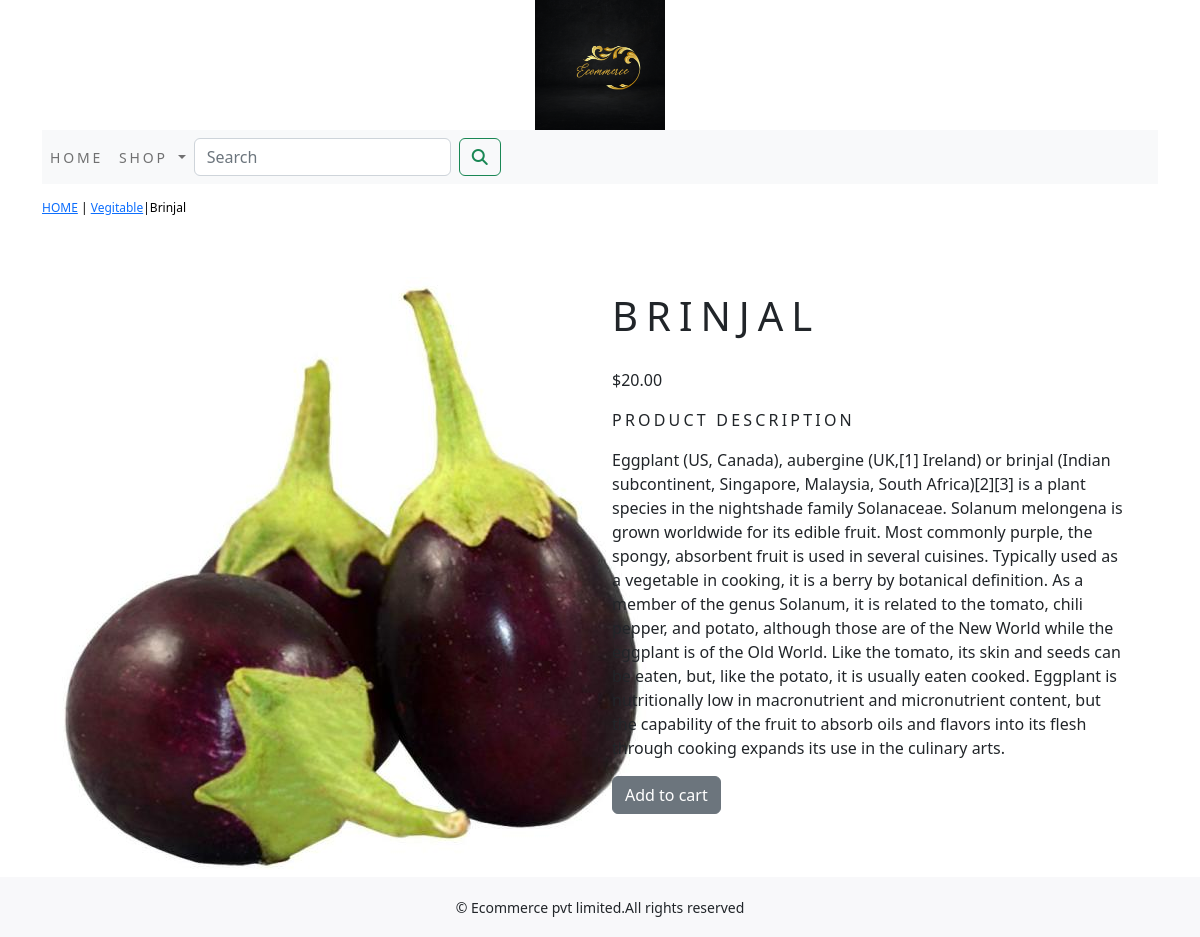
/shop/vegitable/brinjal/, run on the app's committed database.
### shop/models.py (models this page shows, shortened)
class Product(models.Model):
    name=models.CharField(max_length=250,unique=True)
    slug=models.SlugField(max_length=250,unique=True)
    description=models.TextField(blank=True)
    price=models.DecimalField(max_digits=10,decimal_places=2)
    category=models.ForeignKey(Category,on_delete=models.CASCADE)
    image=models.ImageField(upload_to='product',blank=True)
    stock=models.IntegerField()
    available=models.BooleanField(default=True)
    created=models.DateTimeField(auto_now_add=True)
    updated=models.DateTimeField(auto_now=True)
    class Meta:
        ordering=('name',)
        verbose_name = 'product'
        verbose_name_plural = 'products'

class Category(models.Model):
    name=models.CharField(max_length=250,unique=True)
    slug=models.SlugField(max_length=250,unique=True)
    description=models.TextField(blank=True)
    image=models.ImageField(upload_to='category',blank=True)
    class Meta:
        ordering=('name',)
        verbose_name='category'
        verbose_name_plural='categories'
    def get_url(self):
        return reverse('shop:products_by_category',args=[self.slug])
    def __str__(self):
        return '{}'.format(self.name)

### shop/views.py (the view)
# urls.py: path('<slug:c_slug>/<slug:product_slug>/',views.proDetail,name='prodCatdetail')
def proDetail(request,c_slug,product_slug):
    try:
        product=Product.objects.get(category__slug=c_slug,slug=product_slug)
    except Exception as e:
        raise e
    return render(request,'product.html',{'product':product})

### cart/context_processors.py (called while the page is built)
def counter(request):
    item_count=0
    if 'admin' in request.path:
        return {}
    else:
        try:
            cart=Cart.objects.filter(cart_id=_cart_id(request))
            car_items=CartItem.objects.all().filter(cart=cart[:1])
            for cart_item in car_items:
                item_count += cart_item.quantity
        except Cart.DoesNotExist:
            item_count =0
    return dict(item_count=item_count)

### cart/views.py (called while the page is built)
def _cart_id(request):
    cart=request.session.session_key
    if not cart:
        cart=request.session.create()
    return cart

### shop/context_processors.py (called while the page is built)
def menu_links(request):
    links=Category.objects.all()
    return dict(links=links)

### template/product.html (shortened to what this page needs)
{% extends 'base.html' %}
{% load static %}
{% block content %}
<div class="row my_prod_row_class">
    <div class="mx_auto">
        <p><a href="{% url 'shop:allProdCat' %}">HOME</a> | <a href="{{product.category.get_url}}">{{product.category}}</a>|{{product.name}}</p>
    </div>
</div>
<div class="container">
<br>
<div class="row">
    <div class="col-12 col-sm-12 col-md-12 col-lg-6 text-center">
        <div style="min-width:18rem">
            <img src="{{product.image.url}}" alt="{{product.name}}">
        </div>
    </div>
        <div class="col-12 col-sm-12 col-md-12 col-lg-6">
            <div>
            <h1 class="my_prod_title">{{product.name}}</h1>
            <p>${{product.price}}</p>
            <p class="my_title">Product Description</p>
            <p class="text-justify my_prod_text">{{product.description}}</p>
            {% if product.stock <= 0 %}
            <p class="text-justify my_prod_text"><b>Out of Stock</b></p>
            {% else %}
            <a class="btn btn-secondary" href="{% url 'cart:add_cart' product.id%}">Add to cart</a>
            {% endif %}
        </div>
    </div>
</div>
</div>
{% endblock %}

### static/css/custom.css (style rules this page uses)
body { font-family: "Trirong", serif; }
.my_title { font-size:16px; text-transform : uppercase; letter-spacing : .2em; }
.my_prod_row_class { padding-top:15px; padding-bottom:20px; }
.my_prod_row_class .mx_auto { color:#000; font-size:12px; text-decoration:none; }
.my_prod_title { letter-spacing : .2em; font-size : 40px; text-transform : uppercase; padding-top:15px; padding-bottom:20px; }
.my_prod_text { padding-right:20px; }

### data on the page
Product: category "Vegitable", name "Brinjal", image (picture), name "BRINJAL", price "20.00", description "Eggplant (US, Canada), aubergine (UK,[1] Ireland) or brinjal (Indian subcontinent, Singapore, Malaysia, South Africa)[2][3] is a plant species in the nightshade family Solanaceae. Solanum melongena is grown worldwide for its edible fruit. Most commonly purple, the spongy, absorbent fruit is used in several cuisines. Typically used as a vegetable in cooking, it is a berry by botanical definition. As a member of the genus Solanum, it is related to the tomato, chili pepper, and potato, although those are of the New World while the eggplant is of the Old World. Like the tomato, its skin and seeds can be eaten, but, like the potato, it is usually eaten cooked. Eggplant is nutritionally low in…"
